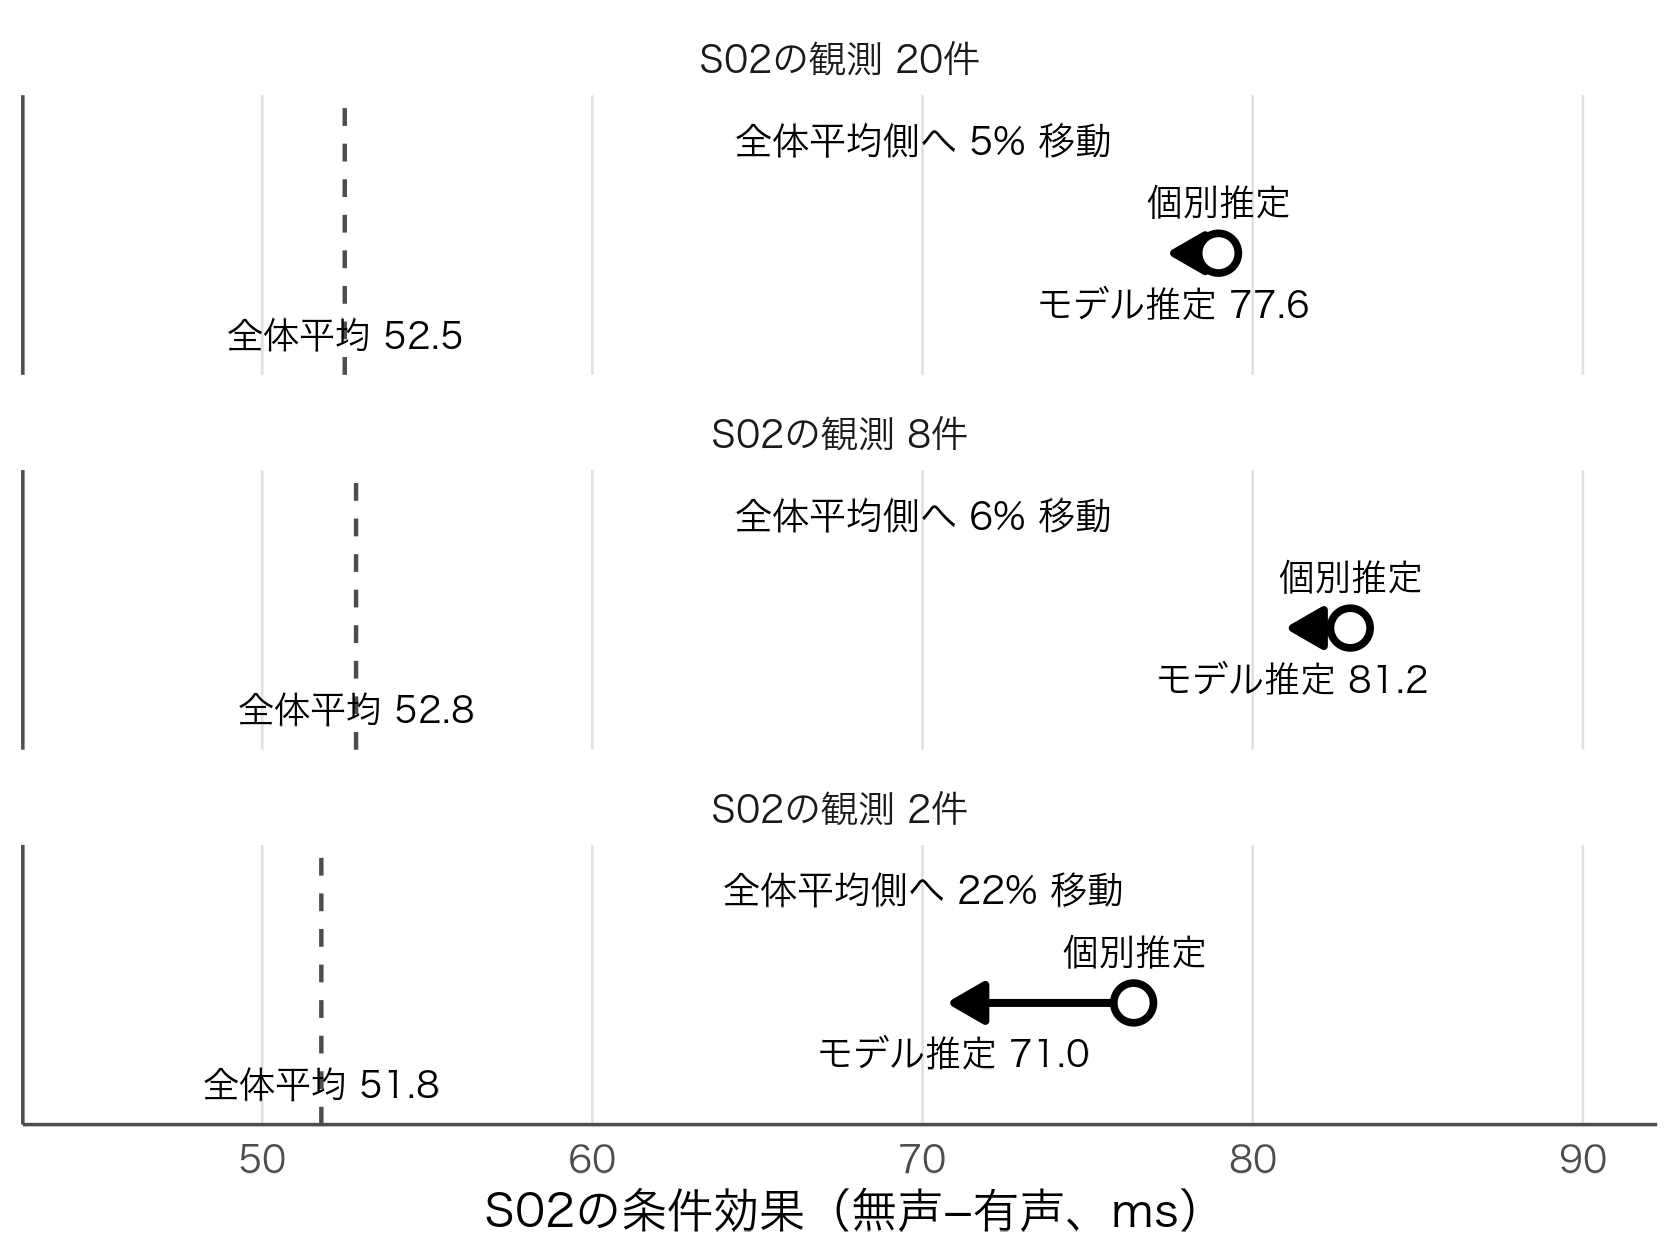

Write the R code that produced this figure.
# 図5-2：S02の観測数を減らしたときの部分プーリング（本文 5.3「概念をつかむ：部分プーリング」の表と同一）
source("figures/style.R"); source("figures/vot_data.R")
suppressPackageStartupMessages({library(lme4); library(lmerTest)})
fit_thin <- function(keep) {
  thin <- vot_data %>% group_by(speaker, condition) %>%
    filter(speaker != "S02" | is.na(keep) | row_number() <= keep) %>% ungroup()
  m <- lmer(VOT ~ condition + (1 + condition | speaker) + (1 | word), data = thin)
  raw <- thin %>% group_by(speaker, condition) %>% summarise(m = mean(VOT), n = n(), .groups = "drop") %>%
    tidyr::pivot_wider(names_from = condition, values_from = c(m, n)) %>%
    mutate(raw = m_voiceless - m_voiced, n = n_voiced + n_voiceless) %>% select(speaker, n, raw)
  est <- coef(m)$speaker %>% tibble::rownames_to_column("speaker") %>% transmute(speaker, model = conditionvoiceless)
  s <- left_join(raw, est, by = "speaker") %>% filter(speaker == "S02")
  data.frame(n = s$n, raw = s$raw, model = s$model, grand = unname(fixef(m)["conditionvoiceless"]))
}
res <- do.call(rbind, lapply(list(NA, 4, 1), fit_thin))
print(round(res, 2))
res$lab <- factor(sprintf("S02の観測 %d件", res$n), levels = sprintf("S02の観測 %d件", res$n))
res$pct <- 100 * abs(res$model - res$raw) / abs(res$raw - res$grand)
p <- ggplot(res) +
  geom_vline(aes(xintercept = grand), linetype = "dashed", colour = "grey30") +
  geom_segment(aes(x = raw, xend = model, y = 1, yend = 1), linewidth = 0.9, colour = "black",
               arrow = arrow(length = unit(0.12, "in"), type = "closed")) +
  geom_point(aes(raw, 1), shape = 21, size = 3.6, fill = "white", stroke = 1.3) +
  geom_text(aes(raw, 1.28, label = "個別推定"), size = 3, family = "hira") +
  geom_text(aes(grand, 0.55, label = sprintf("全体平均 %.1f", grand)), size = 3, family = "hira", hjust = 0.5) +
  geom_text(aes(model, 0.72, label = sprintf("モデル推定 %.1f", model)), size = 3, family = "hira") +
  geom_text(aes(70, 1.62, label = sprintf("全体平均側へ %.0f%% 移動", pct)), size = 3.1, family = "hira") +
  facet_wrap(~lab, ncol = 1) + coord_cartesian(ylim = c(0.4, 1.8), xlim = c(45, 90)) +
  labs(x = "S02の条件効果（無声−有声、ms）", y = NULL) +
  theme(axis.text.y = element_blank(), panel.grid.major.y = element_blank())
save_fig(p, "ch05_partial_pooling", w = 5.6, h = 4.2)
